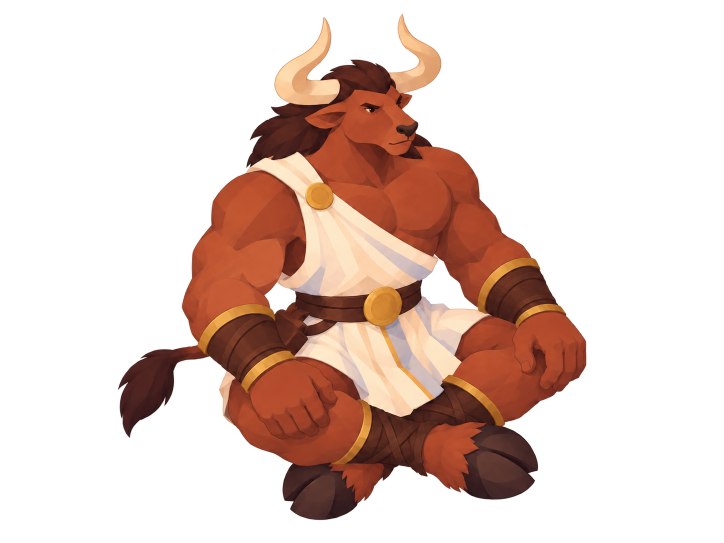
#> input picture assets/sources/minotaure-v2/assis-detoure.png, 1448 x 1086 px, found by its file name (shown at 1/2 size)
$ python preparer-minotaure-v2.py
#> lines starting #> are read from the running program, lines starting #| are printed output that depends on the picture
from PIL import Image
from pathlib import Path
out=Path('demo/assets/scene/minotaure-v2');out.mkdir(exist_ok=True)
base=Path('assets/sources/minotaure-v2')
im=Image.open(base/'assis-detoure.png').convert('RGBA');im=im.crop(im.getchannel('A').point(lambda a:255 if a>24 else 0).getbbox());im.thumbnail((300,300),Image.Resampling.LANCZOS);cv=Image.new('RGBA',(320,400));cv.paste(im,((320-im.width)//2,380-im.height));cv.save(out/'assis.png');print('assis',im.size)
#> further down, im is the input picture: PIL image 1448x1086 RGBA; mean R, G, B, A 51.4, 29.7, 21.6, 78.6
#> after `im.thumbnail((300, 300), Image.Resampling.LANCZOS)`:
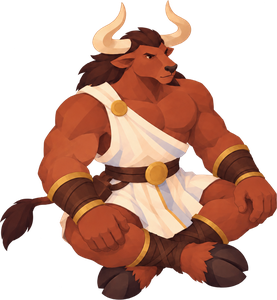
#> im: PIL image 277x300 RGBA; mean R, G, B, A 85.7, 49.4, 35.9, 130.1; transparent parts drawn white
#> after `cv = Image.new('RGBA', (320, 400))`: cv: PIL image 320x400 RGBA; every value is 0
#> after `cv.paste(im, ((320 - im.width) // 2, 380 - im.height))`:
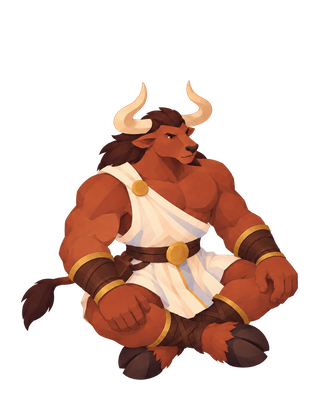
#> cv: PIL image 320x400 RGBA; mean R, G, B, A 55.6, 32.1, 23.3, 84.5; transparent parts drawn white
im=Image.open(base/'tetes-detourees.png').convert('RGBA');w,h=im.size
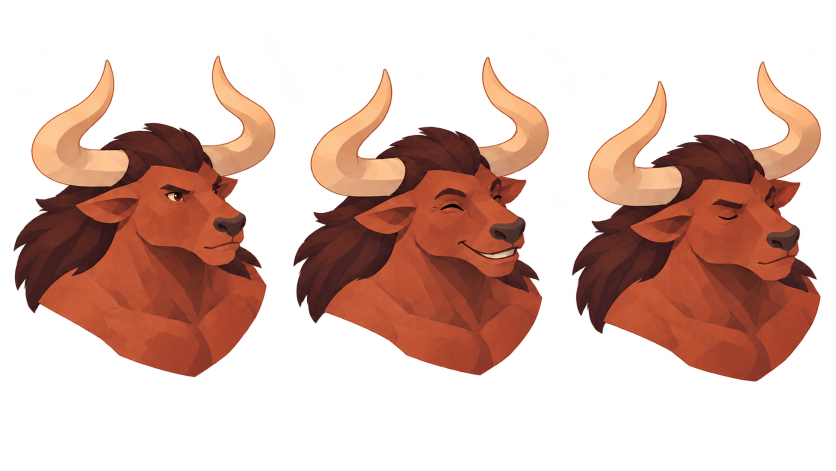
#> input picture assets/sources/minotaure-v2/tetes-detourees.png, 1672 x 941 px, found by its file name (shown at 1/2 size)
#> further down, im is the input picture: PIL image 1672x941 RGBA; mean R, G, B, A 63.1, 31.7, 21.9, 95
#> after `w, h = im.size`: w = 1672; h = 941
for i,name in enumerate(['calme','content','dort']):
 c=im.crop((round(i*w/3),0,round((i+1)*w/3),h));c=c.crop(c.getchannel('A').point(lambda a:255 if a>24 else 0).getbbox());c=c.resize((118,145),Image.Resampling.LANCZOS).crop((0,0,118,120));c.save(out/('tete_'+name+'.png'));print(name,c.size)
#> this loop made 3 passes
#| calme (118, 120)
#| content (118, 120)
#| dort (118, 120)
#> pass 1, `c = c.crop(c.getchannel('A').point(lambda a: 255 if a > 24 else 0).get`:
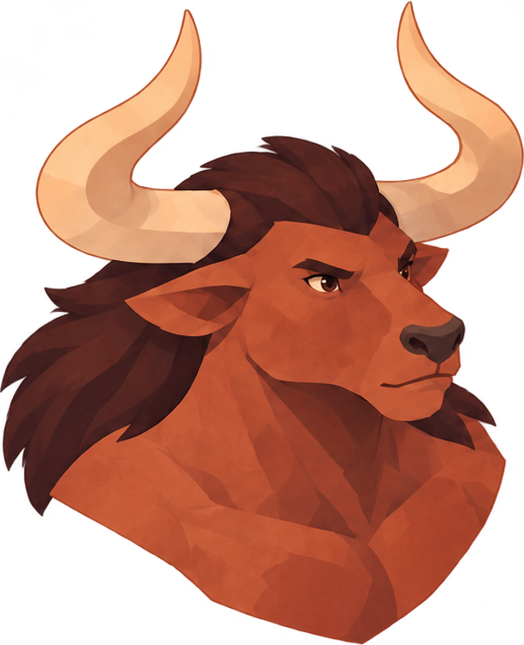
#> c: PIL image 524x645 RGBA; mean R, G, B, A 101.1, 51.2, 35.1, 151.3; transparent parts drawn white
#> after the loop:
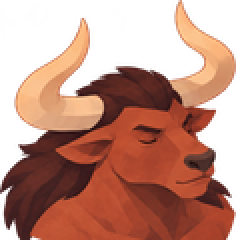
#> c: PIL image 118x120 RGBA (shown 2 times larger); mean R, G, B, A 106.4, 54.4, 38.4, 160.6; transparent parts drawn white

im=Image.open(base/'hache-detouree.png').convert('RGBA');im=im.crop(im.getchannel('A').point(lambda a:255 if a>24 else 0).getbbox());im.thumbnail((130,335),Image.Resampling.LANCZOS);im.save(out/'hache.png')
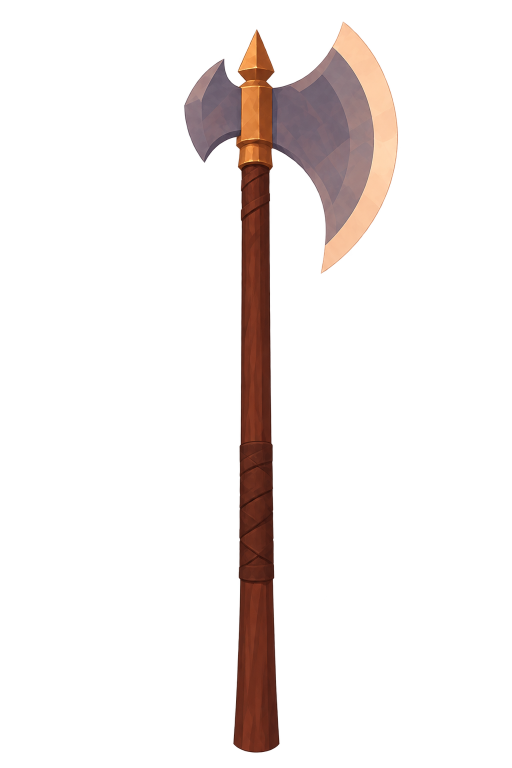
#> input picture assets/sources/minotaure-v2/hache-detouree.png, 1024 x 1536 px, found by its file name (shown at 1/2 size)
#> further down, im is the input picture: PIL image 1024x1536 RGBA; mean R, G, B, A 37.7, 23.4, 18.9, 28.5
#> after `im.thumbnail((130, 335), Image.Resampling.LANCZOS)`:
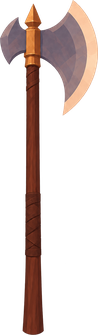
#> im: PIL image 98x335 RGBA; mean R, G, B, A 43.3, 27.9, 23.8, 71.7; transparent parts drawn white

# Active directional views: supplied eight-direction sheet, already transparent.
#> (the run stopped early here; a loop or call above may not have finished)
